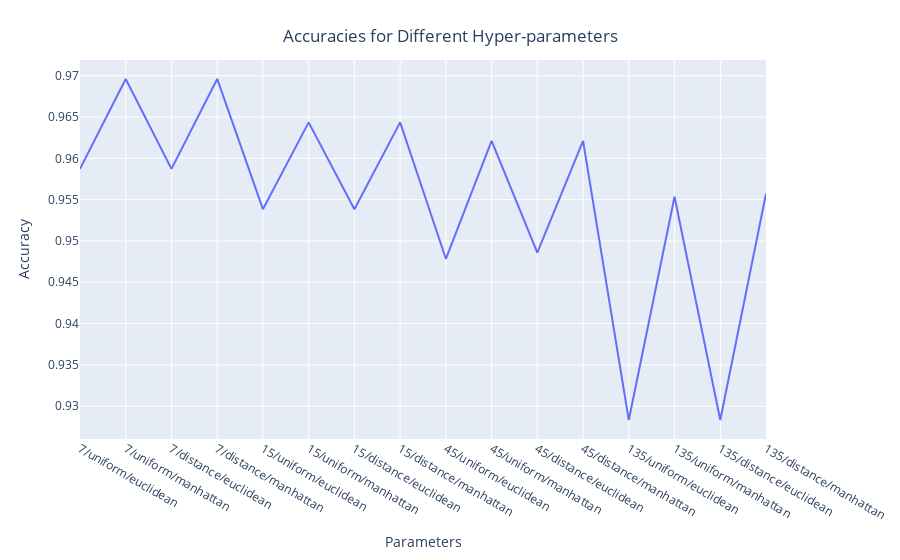

Write notebook code for a chart like this one.
### Code cell
fig = px.line(plotdata, x = "Parameters", y = "Accuracy")
fig.update_layout(title = {"text": "Accuracies for Different Hyper-parameters",
                    "x": 0.5, "xanchor": "center", "yanchor": "top"})
iplot(fig)

### Figure 1 — Plotly figure (JSON) as saved in the notebook; plotly's stock layout.template omitted (floating-point values rounded to 4 significant figures)
{"data": [{"hovertemplate": "Parameters=%{x}<br>Accuracy=%{y}<extra></extra>", "legendgroup": "", "line": {"color": "#636efa", "dash": "solid"}, "marker": {"symbol": "circle"}, "mode": "lines", "name": "", "orientation": "v", "showlegend": false, "type": "scatter", "x": ["7/uniform/euclidean", "7/uniform/manhattan", "7/distance/euclidean", "7/distance/manhattan", "15/uniform/euclidean", "15/uniform/manhattan", "15/distance/euclidean", "15/distance/manhattan", "45/uniform/euclidean", "45/uniform/manhattan", "45/distance/euclidean", "45/distance/manhattan", "135/uniform/euclidean", "135/uniform/manhattan", "135/distance/euclidean", "135/distance/manhattan"], "xaxis": "x", "y": [0.9587, 0.9696, 0.9587, 0.9696, 0.9538, 0.9644, 0.9538, 0.9644, 0.9478, 0.9621, 0.9486, 0.9621, 0.9283, 0.9553, 0.9283, 0.9557], "yaxis": "y"}], "layout": {"legend": {"tracegroupgap": 0}, "margin": {"t": 60}, "title": {"text": "Accuracies for Different Hyper-parameters", "x": 0.5, "xanchor": "center", "yanchor": "top"}, "xaxis": {"anchor": "y", "domain": [0, 1], "title": {"text": "Parameters"}}, "yaxis": {"anchor": "x", "domain": [0, 1], "title": {"text": "Accuracy"}}}}
